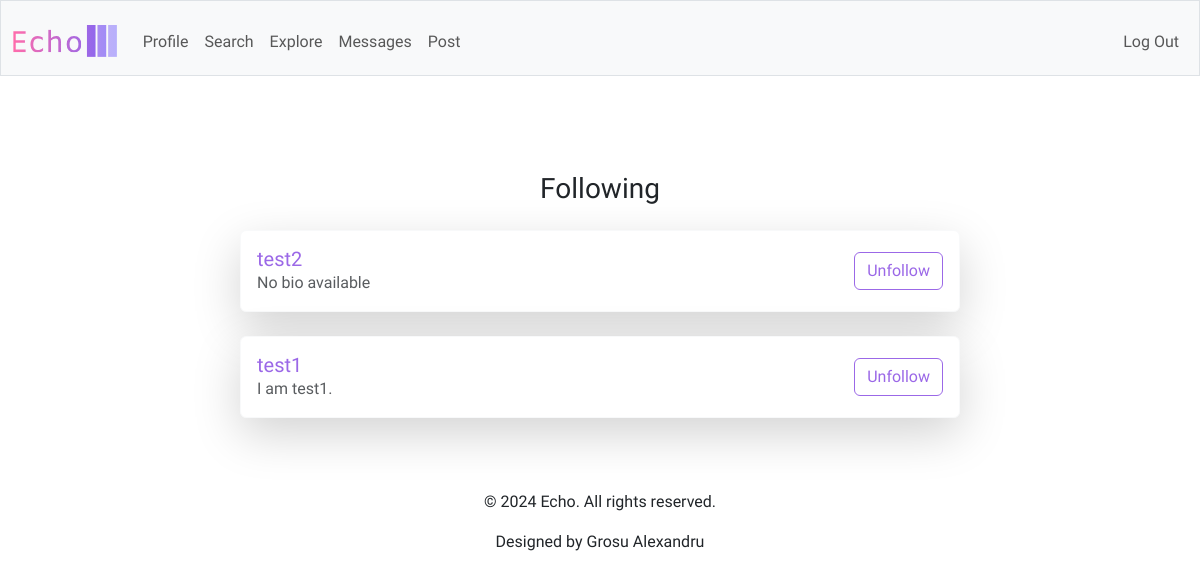
Page /following/7 (signed in) on the committed database.
### tables this page shows
CREATE TABLE users (
    id INTEGER PRIMARY KEY AUTOINCREMENT,
    username TEXT UNIQUE NOT NULL,
    password_hash TEXT NOT NULL,
    bio TEXT,
    created_at TIMESTAMP DEFAULT CURRENT_TIMESTAMP
);

### app.py (the view)
@app.route("/following/<int:user_id>")
@login_required
def following(user_id):
    following_list = db.execute("""
        SELECT u.id, u.username, u.bio
        FROM follows f
        JOIN users u ON f.followed_id = u.id
        WHERE f.follower_id = ?
    """, user_id)
    return render_template("following.html", users=following_list, is_followed=is_followed)

### app.py (called while the page is built)
@app.after_request
def after_request(response):
    response.headers["Cache-Control"] = "no-cache, no-store, must-revalidate"
    response.headers["Expires"] = 0
    response.headers["Pragma"] = "no-cache"
    return response

def is_followed(follower_id, followed_id):
    return db.execute("SELECT * FROM follows WHERE follower_id = ? AND followed_id = ?", follower_id, followed_id)

### helpers.py (called while the page is built)
def login_required(f):
    @wraps(f)
    def decorated_function(*args, **kwargs):
        if session.get("user_id") is None:
            return redirect("/login")
        return f(*args, **kwargs)
    return decorated_function

### templates/following.html (shortened to what this page needs)
{% extends "layout.html" %}
{% block main %}
    <div class="container mt-5">
        <h3 class="mb-4 text-center">Following</h3>
        <div class="row justify-content-center">
            <div class="col-md-8">
                {% for user in users %}
                    <div class="card mb-4 shadow-lg border-light">
                        <div class="card-body d-flex justify-content-between align-items-center">
                            <div class="text-start flex-grow-1 me-3">
                                <h5 class="card-title mb-0 text-truncate" style="max-width: 200px;">
                                    <a href="{{ url_for('profile', username=user['username']) }}" class="purple text-decoration-none">
                                        {{ user['username'] }}
                                    </a>
                                </h5>
                                <p class="card-text text-muted text-truncate" style="max-width: 250px;">
                                    {{ user['bio'] or 'No bio available' }}
                                </p>
                            </div>
                            {% if user['id'] != session['user_id'] %}
                                {% if is_followed(session['user_id'], user['id']) %}
                                    <form action="{{ url_for('unfollow_user', user_id=user['id']) }}" method="post">
                                        <button type="submit" class="btn btn-outline-primary">Unfollow</button>
                                    </form>
                                {% else %}
                                    <form action="{{ url_for('follow_user', user_id=user['id']) }}" method="post">
                                        <button type="submit" class="btn btn-primary">Follow</button>
                                    </form>
                                {% endif %}
                            {% endif %}
                        </div>
                    </div>
                {% else %}
                    <div class="text-center">
                        <p class="text-muted">You are not following anyone yet. Explore users to follow them!</p>
                    </div>
                {% endfor %}
            </div>
        </div>
    </div>
{% endblock %}

### static/styles.css (style rules this page uses)
body { font-family: "Amiko", sans-serif; }
.purple { color: #9b68e7; }
.btn-outline-primary, .btn-outline-primary:active:focus { background-color: #fff; color: #9b68e7; border-color: #9b68e7; }

### rows in the picture
users: username "test2", user "No bio available"
users: username "test1", bio "I am test1."
